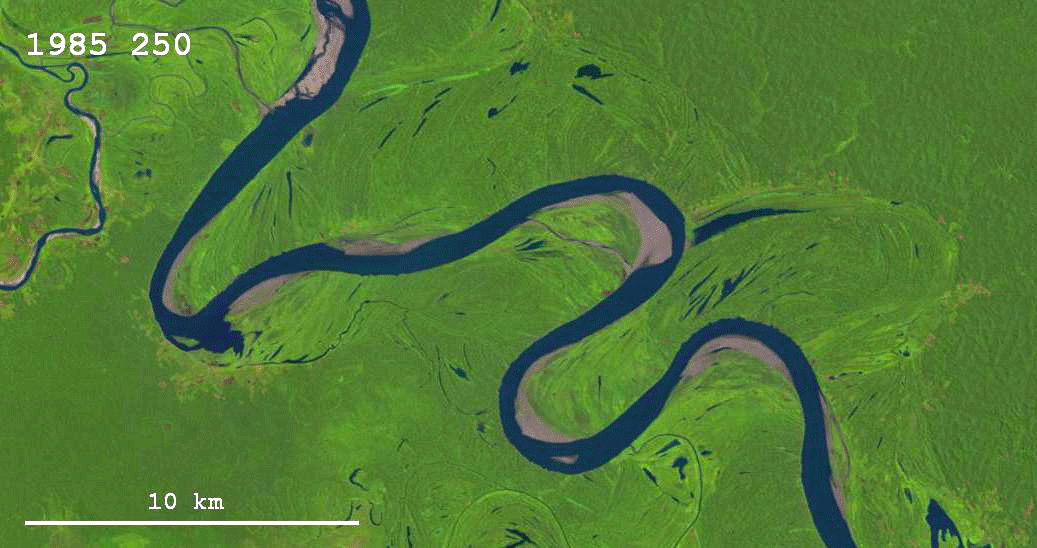
%> input picture testImage/1999 01.png, 1037 x 548 px
$ octave --eval "result = harris_detector(imread('../testImage/1999 01.png'));"   (GNU Octave 9; MATLAB toolbox functions it lacks are replaced by stand-ins)
%> lines starting %> are read from the running program, lines starting %| are printed output that depends on the picture
function [points] = harris_detector(img, varargin)
% HARRIS_DETECTOR  Detect Harris corners in a grayscale image.
% 返回角点的 [x, y] 坐标（最大 max_features 个）

% 参数解析
p = inputParser;
addParameter(p, 'tau', 1e5);
addParameter(p, 'segment_length', 15);
addParameter(p, 'k', 0.05);
addParameter(p, 'do_plot', false);
addParameter(p, 'max_features', 500);
addParameter(p, 'margin', 10);
addParameter(p, 'auto_adjust_tau', true);
parse(p, varargin{:});

% 参数赋值
tau = p.Results.tau;
segment_length = p.Results.segment_length;
k = p.Results.k;
do_plot = p.Results.do_plot;
max_features = p.Results.max_features;
margin = p.Results.margin;
auto_adjust = p.Results.auto_adjust_tau;

% 图像转 double
img = double(img);
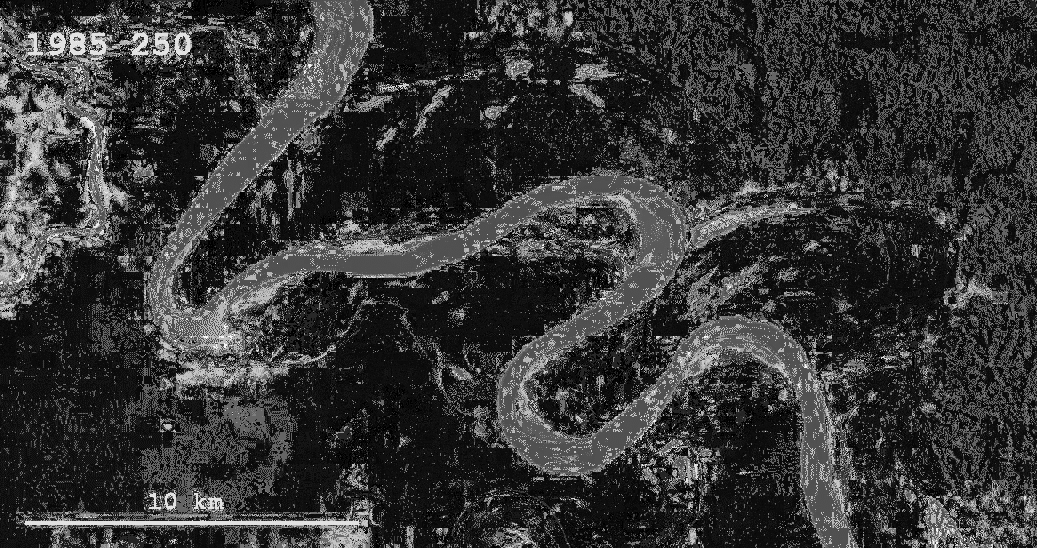
%> img: size 548x1037 double; min 0, max 254, mean 53.5

% 高斯滤波器
sigma = segment_length / 5;
g = fspecial('gaussian', [segment_length, segment_length], sigma);

% 计算导数
[Ix, Iy] = gradient(img);
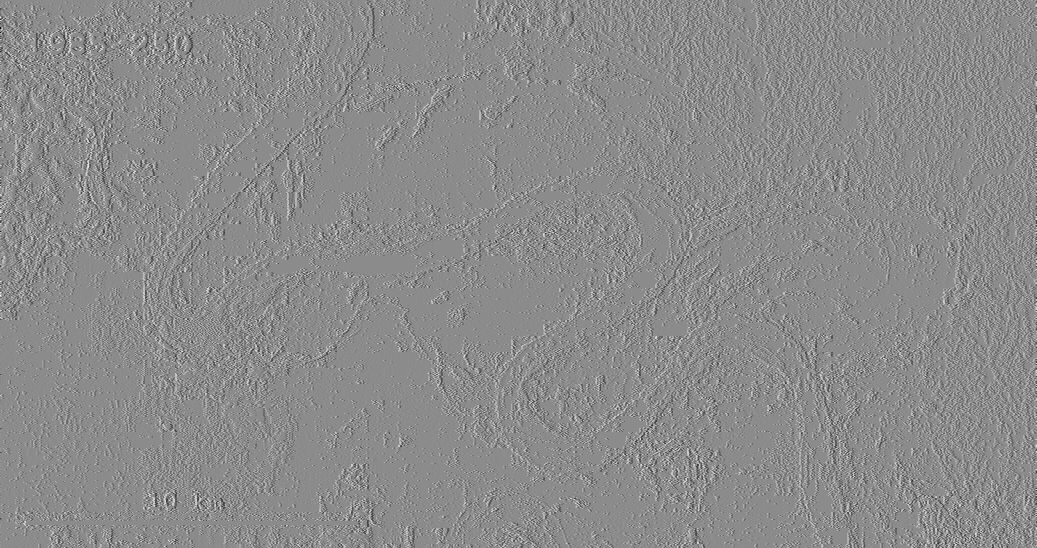
%> Ix: size 548x1037 double; min -194, max 160, mean 0; drawn with min black and max white
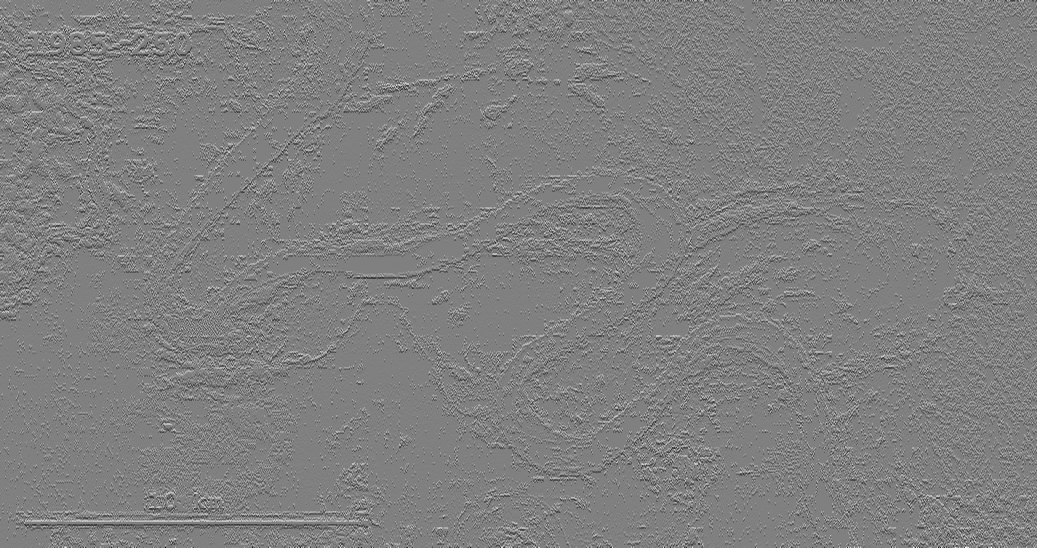
%> Iy: size 548x1037 double; min -189, max 187, mean 0; drawn with min black and max white
Ix2 = conv2(Ix.^2, g, 'same');
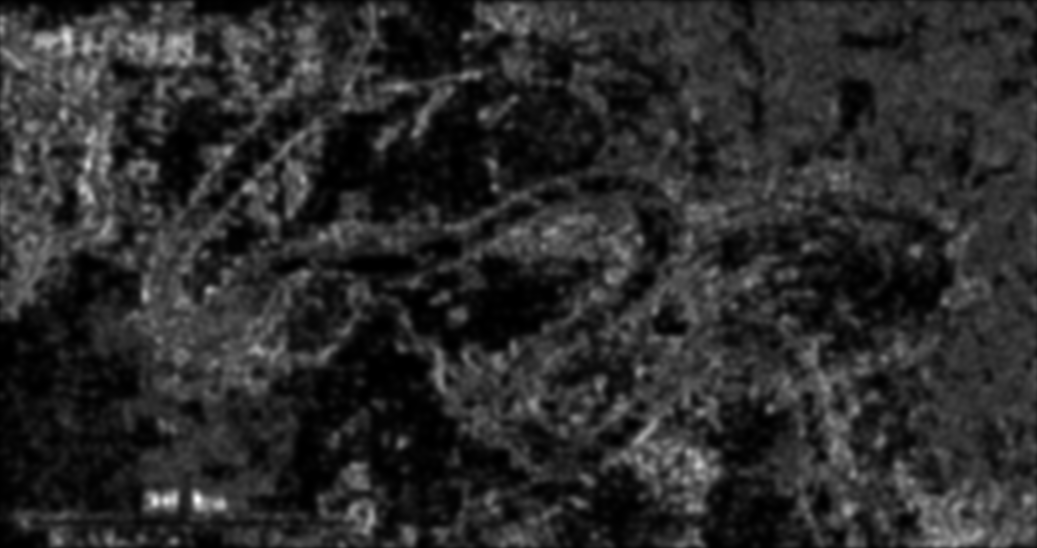
%> Ix2: size 548x1037 double; min 0.133, max 4108.9, mean 701.3; drawn with min black and max white
Iy2 = conv2(Iy.^2, g, 'same');
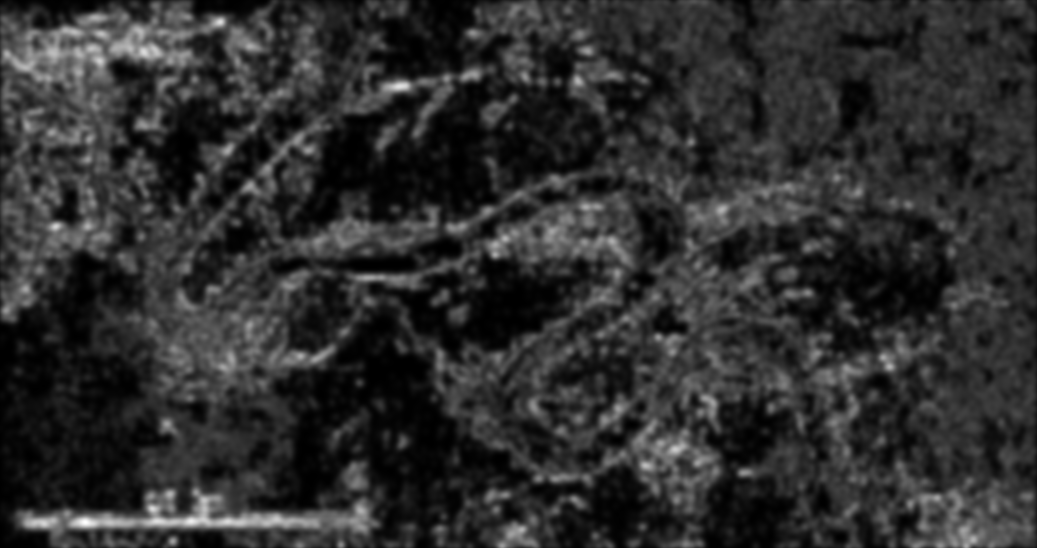
%> Iy2: size 548x1037 double; min 0.285, max 3955.3, mean 723.3; drawn with min black and max white
Ixy = conv2(Ix.*Iy, g, 'same');
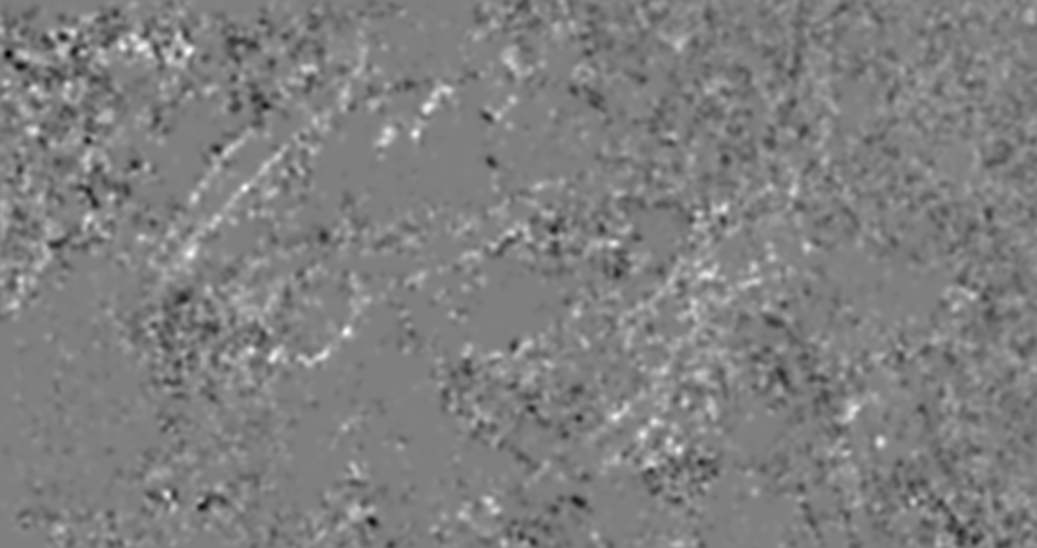
%> Ixy: size 548x1037 double; min -1043, max 1044.4, mean 3.9; drawn with min black and max white

% Harris 响应
H = (Ix2 .* Iy2 - Ixy.^2) - k * (Ix2 + Iy2).^2;
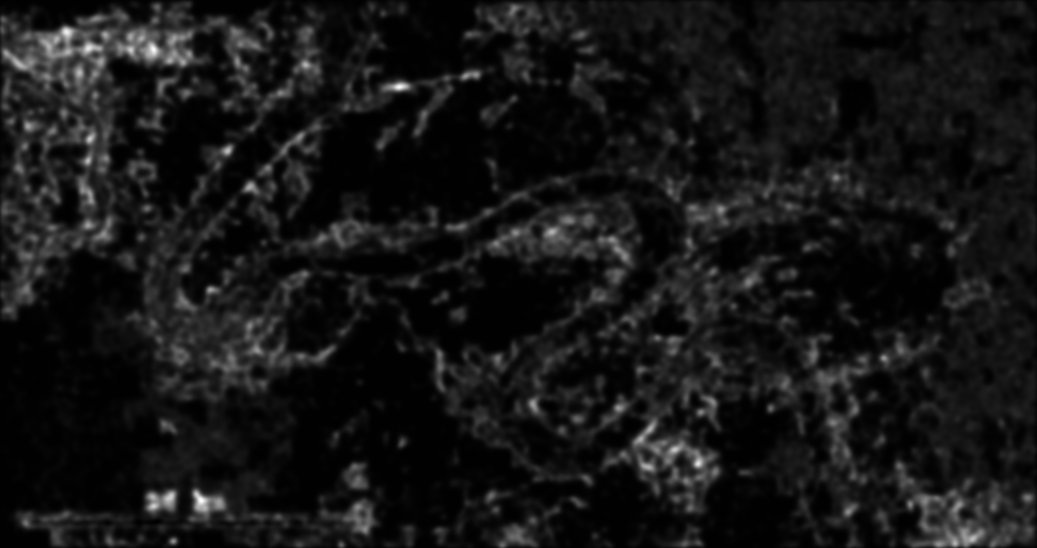
%> H: size 548x1037 double; min -33584.8, max 6567102.6, mean 536951.6; drawn with min black and max white
H = H / max(H(:));  % 归一化

% 动态调整阈值
H_mask = (H > tau);
%> H_mask: size 548x1037 logical; every value is 0
min_features = 50;
tau_min = 1e-6;
scale = 0.5;

while auto_adjust && sum(H_mask(:)) < min_features && tau > tau_min
    tau = tau * scale;
    H_mask = (H > tau);
end
%> this loop made 17 passes
%> tau on passes 1 to 12: 50000, 25000, 12500, 6250, 3125, 1562.5, 781.2, 390.6, 195.3, 97.66, 48.83, 24.41

if sum(H_mask(:)) == 0
    warning('Harris detector found 0 features after thresholding (tau=%.2e)', tau);
    points = zeros(0, 2);
    return;
end

% 提取坐标
[y, x] = find(H_mask);
%> y = 257 values from 30 to 507; x = 257 values from 64 to 700
scores = H(H_mask);
%> scores = 257 values, max 1 at index 184, min 0.763 at index 38, mean 0.844
points = [x, y, scores];
%> points = 257 rows, first 12: [64 32 0.775; 64 33 0.777; 65 31 0.822; 65 32 0.858; 65 33 0.857; 65 34 0.816; 66 30 0.799; 66 31 0.873; 66 32 0.91; 66 33 0.909; 66 34 0.867; 66 35 0.798]

% 去除边界
valid = x > margin & x < size(img,2)-margin & ...
        y > margin & y < size(img,1)-margin;
%> valid = 257 logical values, 257 true
points = points(valid, :);

% 排序并截取前 max_features 个
points = sortrows(points, -3);
%> points = 257 rows, first 12: [202 501 1; 201 500 0.993; 201 501 0.993; 154 50 0.986; 202 500 0.985; 202 502 0.985; 400 87 0.973; 201 502 0.972; 203 501 0.972; 154 49 0.969; 154 51 0.968; 400 88 0.967]
points = points(1:min(end, max_features), 1:2);
%> points = 257 rows, first 12: [202 501; 201 500; 201 501; 154 50; 202 500; 202 502; 400 87; 201 502; 203 501; 154 49; 154 51; 400 88]
%> `result = harris_detector(imread('../testImage/1999 01.png'));`: result has the same summary as points in harris_detector

% 可视化
if do_plot
    figure; imshow(uint8(img)); hold on;
    plot(points(:,1), points(:,2), 'r+');
    title(sprintf('Harris Points (tau=%.1e, %d points)', tau, size(points,1)));
end
end

$ run again, on testImage/1999 02.png
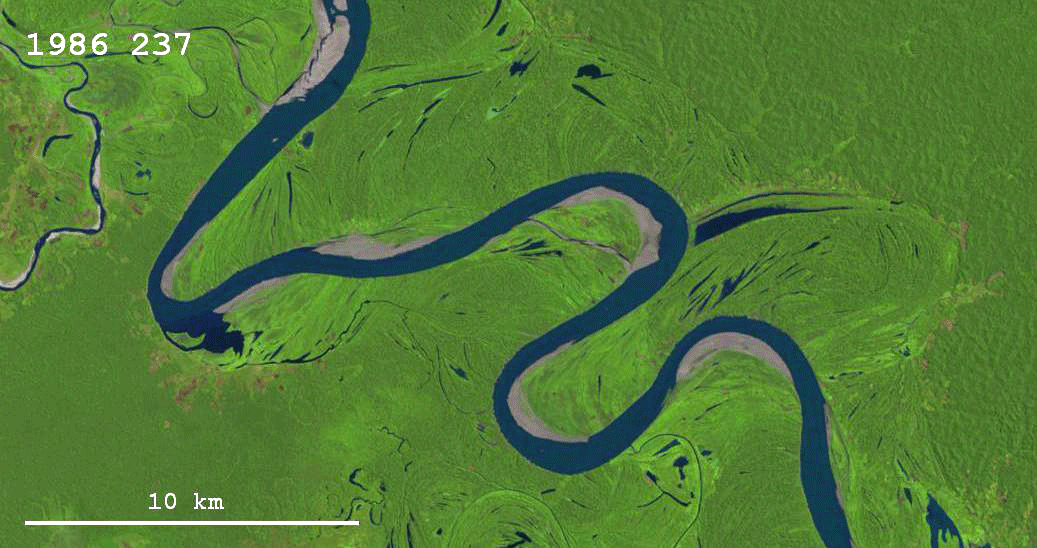
%> input picture testImage/1999 02.png, 1037 x 548 px
%> in harris_detector, `Ixy = conv2(Ix.*Iy, g, 'same');`:
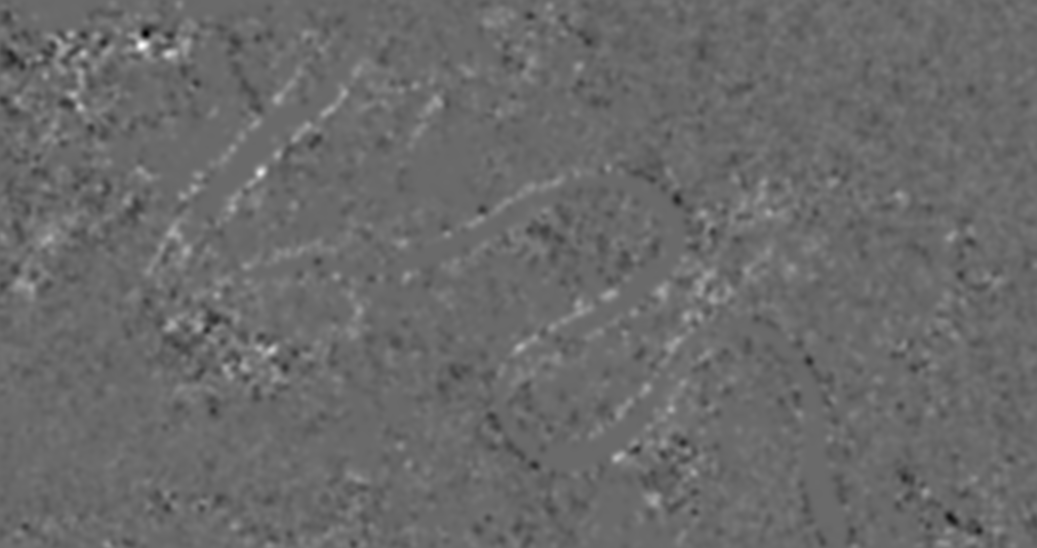
%> Ixy: size 548x1037 double; min -1339.7, max 1876.1, mean 4.8; drawn with min black and max white
%> in harris_detector, `H = (Ix2 .* Iy2 - Ixy.^2) - k * (Ix2 + Iy2).^2;`:
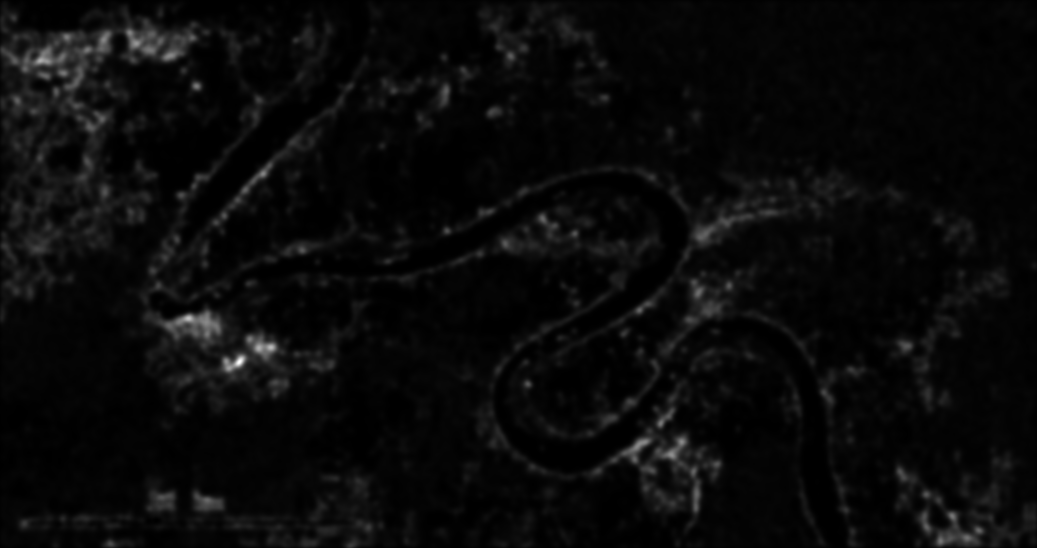
%> H: size 548x1037 double; min -22269.3, max 11968563.3, mean 447594.7; drawn with min black and max white
%> H_mask: size 548x1037 logical; every value is 0
%> the loop in harris_detector, `while auto_adjust && sum(H_mask(:)) < min_features && tau > tau_min` made 18 passes
%> tau on passes 1 to 8: 50000, 25000, 12500, 6250, 3125, 1562.5, 781.2, 390.6
%> y = 1822 values from 31 to 543; x = 1822 values from 25 to 980
%> scores = 1822 values, max 1 at index 1189, min 0.381 at index 1757, mean 0.474
%> in harris_detector, `points = [x, y, scores];`: points = 1822 rows, first 12: [25 69 0.386; 26 69 0.388; 26 70 0.385; 35 63 0.384; 36 62 0.417; 36 63 0.434; 36 64 0.417; 37 61 0.442; 37 62 0.487; 37 63 0.489; 37 64 0.452; 37 65 0.392]
%> valid = 1822 logical values, 1794 true
%> in harris_detector, `points = points(valid, :);`: points = 1794 rows, first 12: [25 69 0.386; 26 69 0.388; 26 70 0.385; 35 63 0.384; 36 62 0.417; 36 63 0.434; 36 64 0.417; 37 61 0.442; 37 62 0.487; 37 63 0.489; 37 64 0.452; 37 65 0.392]
%> in harris_detector, `points = sortrows(points, -3);`: points = 1794 rows, first 12: [240 362 1; 240 363 0.998; 239 363 0.98; 241 362 0.979; 241 361 0.962; 239 364 0.954; 240 361 0.946; 239 362 0.945; 241 363 0.941; 240 364 0.938; 242 361 0.905; 238 364 0.902]
%> in harris_detector, `points = points(1:min(end, max_features), 1:2);`: points = 500 rows, first 12: [240 362; 240 363; 239 363; 241 362; 241 361; 239 364; 240 361; 239 362; 241 363; 240 364; 242 361; 238 364]
%> result has the same summary as points in harris_detector
